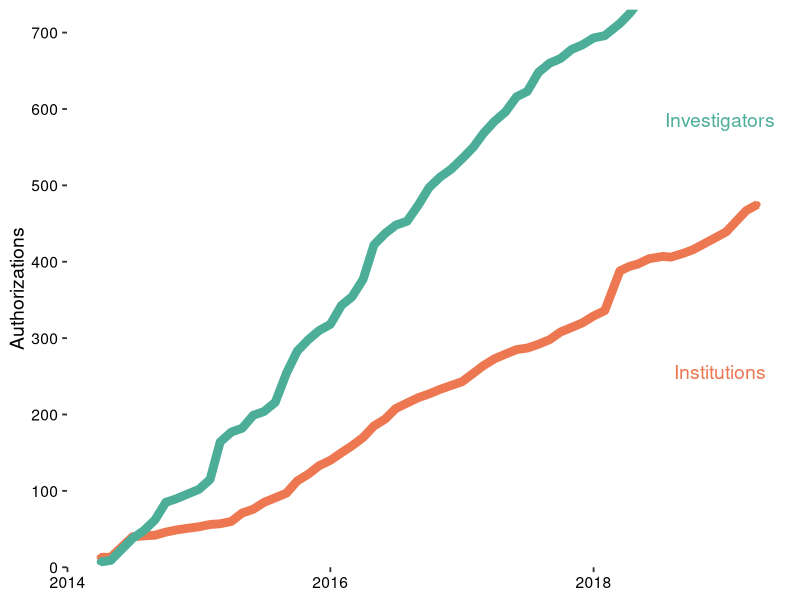

Write the R code that produced this figure.
## ---- chunk 1
#Load Libraries
library(ggplot2)
library(reshape2)
library(dplyr)
library(knitr)
library(cowplot)
## ---- chunk 2
# Import data and clean

df <- read.csv(file = "csv/institutionAuthCounts.csv", header = TRUE)

# Remove extra characters from df$YearMonth
df$YearMonth <- as.Date(substr(df$YearMonth, 2, 11))
df$Year <- substr(df$YearMonth, 1, 4)
df$Month <- as.numeric(substr(df$YearMonth, 6, 7))
## ---- chunk 3

# Plot for all Institutions and Authorized Investigators vs. date

# Reshape df
df.melt <- melt(df, id = c("YearMonth", "Year", "Month"), value.name = "Count", variable.name = "Type")

# Plot
p <- 
  ggplot(data=df.melt, aes(x = YearMonth, y = Count, color = Type, group = Type)) +
  geom_point() + 
  geom_line(size=3) +
  theme_classic(base_size = 14) +                        #Axis Label Size
  scale_colour_manual(values=c("#ec7751", "#4CAE99")) +  #Saturated Databrary Colors 
  ylab("Authorizations") +
  #xlab("Year") +
  #labs(title="Databrary User Growth") +
  theme(axis.title.x=element_blank()) +
  theme(legend.position="none", axis.text = element_text(size = rel(0.8), colour = "black")) +    #Axis text size and color
  theme(axis.line = element_blank()) +
  scale_y_continuous(breaks = seq(0, 700, 100), expand = c(0,0)) +
  coord_cartesian(ylim = c(0, 730))
  
  
ggdraw(p) + 
  draw_label("Investigators", colour = "#4CAE99", .9, .8) +
  draw_label("Institutions", colour = "#ec7751", .9, .38)

